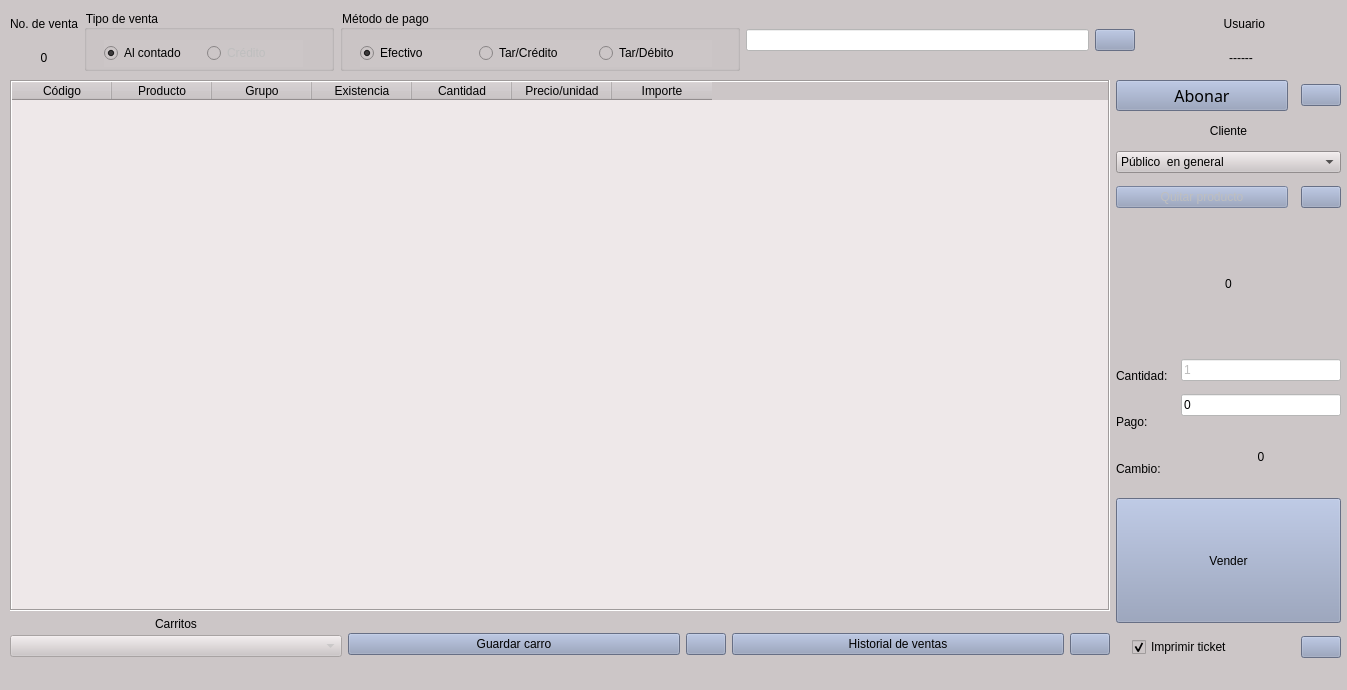
<?xml version="1.0" encoding="UTF-8"?>
<ui version="4.0">
 <class>MainWindow</class>
 <widget class="QMainWindow" name="MainWindow">
  <property name="geometry">
   <rect>
    <x>0</x>
    <y>0</y>
    <width>1347</width>
    <height>690</height>
   </rect>
  </property>
  <property name="windowTitle">
   <string>Ventas</string>
  </property>
  <property name="windowIcon">
   <iconset>
    <normaloff>icons/Foto de Jebus.jpg</normaloff>icons/Foto de Jebus.jpg</iconset>
  </property>
  <property name="styleSheet">
   <string notr="true">*{font: 75 12pt &quot;Arial Unicode MS&quot;}
QWidget{
	background-color:rgb(204, 198, 199)
}
QTableWidget{
	background-color: rgb(238, 232, 233)
}
QLineEdit{
	background-color: white
}
QPushButton{
	background-color:rgb(144, 156, 186)
}</string>
  </property>
  <widget class="QWidget" name="centralwidget">
   <widget class="QWidget" name="layoutWidget">
    <property name="geometry">
     <rect>
      <x>10</x>
      <y>10</y>
      <width>1331</width>
      <height>61</height>
     </rect>
    </property>
    <layout class="QHBoxLayout" name="horizontalLayout_8">
     <item>
      <layout class="QVBoxLayout" name="verticalLayout_3">
       <item>
        <widget class="QLabel" name="label_7">
         <property name="text">
          <string>No. de venta</string>
         </property>
        </widget>
       </item>
       <item>
        <widget class="QLabel" name="numeroventa">
         <property name="sizePolicy">
          <sizepolicy hsizetype="Minimum" vsizetype="Preferred">
           <horstretch>0</horstretch>
           <verstretch>0</verstretch>
          </sizepolicy>
         </property>
         <property name="text">
          <string>0</string>
         </property>
         <property name="alignment">
          <set>Qt::AlignCenter</set>
         </property>
        </widget>
       </item>
      </layout>
     </item>
     <item>
      <widget class="QGroupBox" name="tipoventa">
       <property name="minimumSize">
        <size>
         <width>250</width>
         <height>50</height>
        </size>
       </property>
       <property name="title">
        <string>Tipo de venta</string>
       </property>
       <widget class="QWidget" name="layoutWidget_2">
        <property name="geometry">
         <rect>
          <x>20</x>
          <y>30</y>
          <width>199</width>
          <height>27</height>
         </rect>
        </property>
        <layout class="QHBoxLayout" name="horizontalLayout_6">
         <item>
          <widget class="QRadioButton" name="radioventaabierta">
           <property name="text">
            <string>Al contado</string>
           </property>
           <property name="checked">
            <bool>true</bool>
           </property>
          </widget>
         </item>
         <item>
          <widget class="QRadioButton" name="radiocredito">
           <property name="enabled">
            <bool>false</bool>
           </property>
           <property name="text">
            <string>Crédito</string>
           </property>
          </widget>
         </item>
        </layout>
       </widget>
      </widget>
     </item>
     <item>
      <widget class="QGroupBox" name="metodopago">
       <property name="minimumSize">
        <size>
         <width>400</width>
         <height>50</height>
        </size>
       </property>
       <property name="title">
        <string>Método de pago</string>
       </property>
       <widget class="QWidget" name="layoutWidget_3">
        <property name="geometry">
         <rect>
          <x>20</x>
          <y>30</y>
          <width>352</width>
          <height>27</height>
         </rect>
        </property>
        <layout class="QHBoxLayout" name="horizontalLayout_7">
         <item>
          <widget class="QRadioButton" name="radioefectivo">
           <property name="text">
            <string>Efectivo</string>
           </property>
           <property name="icon">
            <iconset>
             <normaloff>icons/pay_bill_dollar_money_payment_icon_143261.png</normaloff>icons/pay_bill_dollar_money_payment_icon_143261.png</iconset>
           </property>
           <property name="checked">
            <bool>true</bool>
           </property>
          </widget>
         </item>
         <item>
          <widget class="QRadioButton" name="radiotarjetacredito">
           <property name="text">
            <string>Tar/Crédito</string>
           </property>
           <property name="icon">
            <iconset>
             <normaloff>icons/4288566bankingbillcardcreditexpenditurepaypayment-115790_115723.png</normaloff>icons/4288566bankingbillcardcreditexpenditurepaypayment-115790_115723.png</iconset>
           </property>
          </widget>
         </item>
         <item>
          <widget class="QRadioButton" name="radiotarjetadebito">
           <property name="text">
            <string>Tar/Débito</string>
           </property>
           <property name="icon">
            <iconset>
             <normaloff>icons/credit_card_hand_payment_pay_icon_143266.png</normaloff>icons/credit_card_hand_payment_pay_icon_143266.png</iconset>
           </property>
          </widget>
         </item>
        </layout>
       </widget>
      </widget>
     </item>
     <item>
      <layout class="QHBoxLayout" name="horizontalLayout_5">
       <property name="leftMargin">
        <number>0</number>
       </property>
       <item>
        <widget class="QLineEdit" name="busqueda">
         <property name="clearButtonEnabled">
          <bool>false</bool>
         </property>
        </widget>
       </item>
       <item>
        <widget class="QPushButton" name="botbusqueda">
         <property name="sizePolicy">
          <sizepolicy hsizetype="Maximum" vsizetype="Fixed">
           <horstretch>0</horstretch>
           <verstretch>0</verstretch>
          </sizepolicy>
         </property>
         <property name="text">
          <string/>
         </property>
         <property name="icon">
          <iconset>
           <normaloff>icons/searchmagnifierinterfacesymbol1_79893.png</normaloff>icons/searchmagnifierinterfacesymbol1_79893.png</iconset>
         </property>
        </widget>
       </item>
       <item>
        <layout class="QVBoxLayout" name="verticalLayout_4">
         <item>
          <widget class="QLabel" name="label_9">
           <property name="sizePolicy">
            <sizepolicy hsizetype="Minimum" vsizetype="Preferred">
             <horstretch>0</horstretch>
             <verstretch>0</verstretch>
            </sizepolicy>
           </property>
           <property name="text">
            <string>  Usuario</string>
           </property>
           <property name="alignment">
            <set>Qt::AlignCenter</set>
           </property>
          </widget>
         </item>
         <item>
          <widget class="QLabel" name="labelusuario">
           <property name="sizePolicy">
            <sizepolicy hsizetype="Minimum" vsizetype="Preferred">
             <horstretch>0</horstretch>
             <verstretch>0</verstretch>
            </sizepolicy>
           </property>
           <property name="minimumSize">
            <size>
             <width>200</width>
             <height>0</height>
            </size>
           </property>
           <property name="text">
            <string>------</string>
           </property>
           <property name="alignment">
            <set>Qt::AlignCenter</set>
           </property>
          </widget>
         </item>
        </layout>
       </item>
      </layout>
     </item>
    </layout>
   </widget>
   <widget class="QWidget" name="layoutWidget_4">
    <property name="geometry">
     <rect>
      <x>10</x>
      <y>80</y>
      <width>1331</width>
      <height>591</height>
     </rect>
    </property>
    <layout class="QHBoxLayout" name="horizontalLayout_4">
     <item>
      <layout class="QVBoxLayout" name="verticalLayout_5">
       <property name="sizeConstraint">
        <enum>QLayout::SetMinimumSize</enum>
       </property>
       <item>
        <widget class="QTableWidget" name="tableventas">
         <property name="enabled">
          <bool>true</bool>
         </property>
         <property name="minimumSize">
          <size>
           <width>1100</width>
           <height>0</height>
          </size>
         </property>
         <property name="statusTip">
          <string/>
         </property>
         <property name="frameShape">
          <enum>QFrame::Box</enum>
         </property>
         <property name="editTriggers">
          <set>QAbstractItemView::NoEditTriggers</set>
         </property>
         <property name="alternatingRowColors">
          <bool>true</bool>
         </property>
         <property name="showGrid">
          <bool>true</bool>
         </property>
         <property name="gridStyle">
          <enum>Qt::SolidLine</enum>
         </property>
         <property name="sortingEnabled">
          <bool>false</bool>
         </property>
         <property name="wordWrap">
          <bool>false</bool>
         </property>
         <attribute name="verticalHeaderVisible">
          <bool>false</bool>
         </attribute>
         <column>
          <property name="text">
           <string notr="true">Código</string>
          </property>
         </column>
         <column>
          <property name="text">
           <string notr="true">Producto</string>
          </property>
          <property name="font">
           <font>
            <weight>50</weight>
            <bold>false</bold>
           </font>
          </property>
         </column>
         <column>
          <property name="text">
           <string>Grupo</string>
          </property>
         </column>
         <column>
          <property name="text">
           <string>Existencia</string>
          </property>
         </column>
         <column>
          <property name="text">
           <string>Cantidad</string>
          </property>
         </column>
         <column>
          <property name="text">
           <string>Precio/unidad</string>
          </property>
         </column>
         <column>
          <property name="text">
           <string>Importe</string>
          </property>
         </column>
        </widget>
       </item>
       <item>
        <layout class="QHBoxLayout" name="horizontalLayout_10">
         <item>
          <layout class="QVBoxLayout" name="verticalLayout_2">
           <property name="spacing">
            <number>4</number>
           </property>
           <property name="topMargin">
            <number>0</number>
           </property>
           <property name="bottomMargin">
            <number>14</number>
           </property>
           <item>
            <widget class="QLabel" name="label_4">
             <property name="text">
              <string>Carritos</string>
             </property>
             <property name="alignment">
              <set>Qt::AlignCenter</set>
             </property>
            </widget>
           </item>
           <item>
            <widget class="QComboBox" name="carritos">
             <property name="enabled">
              <bool>false</bool>
             </property>
             <property name="minimumSize">
              <size>
               <width>250</width>
               <height>0</height>
              </size>
             </property>
             <property name="currentIndex">
              <number>-1</number>
             </property>
            </widget>
           </item>
          </layout>
         </item>
         <item>
          <widget class="QPushButton" name="botguardar">
           <property name="text">
            <string>Guardar carro</string>
           </property>
           <property name="icon">
            <iconset>
             <normaloff>icons/plus_circle_new_create_icon_145948.png</normaloff>icons/plus_circle_new_create_icon_145948.png</iconset>
           </property>
          </widget>
         </item>
         <item>
          <widget class="QPushButton" name="ayudaguardar">
           <property name="sizePolicy">
            <sizepolicy hsizetype="Maximum" vsizetype="Fixed">
             <horstretch>0</horstretch>
             <verstretch>0</verstretch>
            </sizepolicy>
           </property>
           <property name="text">
            <string/>
           </property>
           <property name="icon">
            <iconset>
             <normaloff>icons/help_question_1566.png</normaloff>icons/help_question_1566.png</iconset>
           </property>
          </widget>
         </item>
         <item>
          <widget class="QPushButton" name="bothistorial">
           <property name="text">
            <string>Historial de ventas</string>
           </property>
           <property name="icon">
            <iconset>
             <normaloff>icons/eye_visible_hide_hidden_show_icon_145988.png</normaloff>icons/eye_visible_hide_hidden_show_icon_145988.png</iconset>
           </property>
          </widget>
         </item>
         <item>
          <widget class="QPushButton" name="ayudahistorial">
           <property name="sizePolicy">
            <sizepolicy hsizetype="Maximum" vsizetype="Fixed">
             <horstretch>0</horstretch>
             <verstretch>0</verstretch>
            </sizepolicy>
           </property>
           <property name="text">
            <string/>
           </property>
           <property name="icon">
            <iconset>
             <normaloff>icons/help_question_1566.png</normaloff>icons/help_question_1566.png</iconset>
           </property>
          </widget>
         </item>
        </layout>
       </item>
      </layout>
     </item>
     <item>
      <layout class="QVBoxLayout" name="verticalLayout">
       <property name="spacing">
        <number>13</number>
       </property>
       <property name="sizeConstraint">
        <enum>QLayout::SetMaximumSize</enum>
       </property>
       <property name="leftMargin">
        <number>0</number>
       </property>
       <property name="bottomMargin">
        <number>13</number>
       </property>
       <item>
        <layout class="QHBoxLayout" name="horizontalLayout_9">
         <item>
          <widget class="QPushButton" name="botabonar">
           <property name="enabled">
            <bool>true</bool>
           </property>
           <property name="font">
            <font>
             <family>Arial Unicode MS</family>
             <pointsize>12</pointsize>
             <weight>9</weight>
             <italic>false</italic>
             <bold>false</bold>
            </font>
           </property>
           <property name="text">
            <string>Abonar</string>
           </property>
           <property name="icon">
            <iconset>
             <normaloff>icons/coins-money-stack_icon-icons.com_56193.png</normaloff>icons/coins-money-stack_icon-icons.com_56193.png</iconset>
           </property>
          </widget>
         </item>
         <item>
          <widget class="QPushButton" name="ayudaabonar">
           <property name="sizePolicy">
            <sizepolicy hsizetype="Maximum" vsizetype="Fixed">
             <horstretch>0</horstretch>
             <verstretch>0</verstretch>
            </sizepolicy>
           </property>
           <property name="text">
            <string/>
           </property>
           <property name="icon">
            <iconset>
             <normaloff>icons/help_question_1566.png</normaloff>icons/help_question_1566.png</iconset>
           </property>
          </widget>
         </item>
        </layout>
       </item>
       <item>
        <widget class="QLabel" name="label_11">
         <property name="sizePolicy">
          <sizepolicy hsizetype="Preferred" vsizetype="Maximum">
           <horstretch>0</horstretch>
           <verstretch>0</verstretch>
          </sizepolicy>
         </property>
         <property name="text">
          <string>Cliente</string>
         </property>
         <property name="alignment">
          <set>Qt::AlignCenter</set>
         </property>
        </widget>
       </item>
       <item>
        <widget class="QComboBox" name="cliente">
         <item>
          <property name="text">
           <string>Público  en general</string>
          </property>
         </item>
        </widget>
       </item>
       <item>
        <layout class="QHBoxLayout" name="horizontalLayout_3">
         <item>
          <widget class="QPushButton" name="botquitar">
           <property name="enabled">
            <bool>false</bool>
           </property>
           <property name="text">
            <string>Quitar producto</string>
           </property>
           <property name="icon">
            <iconset>
             <normaloff>icons/trash_remove_icon_145922.png</normaloff>icons/trash_remove_icon_145922.png</iconset>
           </property>
          </widget>
         </item>
         <item>
          <widget class="QPushButton" name="ayudaquitar">
           <property name="sizePolicy">
            <sizepolicy hsizetype="Maximum" vsizetype="Fixed">
             <horstretch>0</horstretch>
             <verstretch>0</verstretch>
            </sizepolicy>
           </property>
           <property name="text">
            <string/>
           </property>
           <property name="icon">
            <iconset>
             <normaloff>icons/help_question_1566.png</normaloff>icons/help_question_1566.png</iconset>
           </property>
          </widget>
         </item>
        </layout>
       </item>
       <item>
        <layout class="QHBoxLayout" name="horizontalLayout">
         <item>
          <widget class="QLabel" name="total">
           <property name="sizePolicy">
            <sizepolicy hsizetype="Minimum" vsizetype="Preferred">
             <horstretch>0</horstretch>
             <verstretch>0</verstretch>
            </sizepolicy>
           </property>
           <property name="styleSheet">
            <string notr="true">font: 75 24pt &quot;Arial Unicode MS&quot;;
</string>
           </property>
           <property name="text">
            <string>0</string>
           </property>
           <property name="alignment">
            <set>Qt::AlignCenter</set>
           </property>
          </widget>
         </item>
        </layout>
       </item>
       <item>
        <layout class="QHBoxLayout" name="horizontalLayout_13">
         <item>
          <layout class="QVBoxLayout" name="verticalLayout_6">
           <item>
            <widget class="QLabel" name="label">
             <property name="text">
              <string>Cantidad:</string>
             </property>
             <property name="alignment">
              <set>Qt::AlignLeading|Qt::AlignLeft|Qt::AlignVCenter</set>
             </property>
            </widget>
           </item>
           <item>
            <widget class="QLabel" name="label_3">
             <property name="text">
              <string>Pago:</string>
             </property>
            </widget>
           </item>
           <item>
            <widget class="QLabel" name="label_2">
             <property name="styleSheet">
              <string notr="true">font: 18pt &quot;Arial Unicode MS&quot;;</string>
             </property>
             <property name="text">
              <string>Cambio:</string>
             </property>
            </widget>
           </item>
          </layout>
         </item>
         <item>
          <layout class="QVBoxLayout" name="verticalLayout_7">
           <item>
            <widget class="QLineEdit" name="cantidad">
             <property name="enabled">
              <bool>false</bool>
             </property>
             <property name="text">
              <string>1</string>
             </property>
             <property name="placeholderText">
              <string>0</string>
             </property>
            </widget>
           </item>
           <item>
            <widget class="QLineEdit" name="pago">
             <property name="text">
              <string>0</string>
             </property>
             <property name="clearButtonEnabled">
              <bool>false</bool>
             </property>
            </widget>
           </item>
           <item>
            <widget class="QLabel" name="labelcambio">
             <property name="styleSheet">
              <string notr="true">font: 75 18pt &quot;Arial Unicode MS&quot;;</string>
             </property>
             <property name="text">
              <string>0</string>
             </property>
             <property name="alignment">
              <set>Qt::AlignCenter</set>
             </property>
            </widget>
           </item>
          </layout>
         </item>
        </layout>
       </item>
       <item>
        <widget class="QPushButton" name="botvender">
         <property name="sizePolicy">
          <sizepolicy hsizetype="Minimum" vsizetype="Minimum">
           <horstretch>0</horstretch>
           <verstretch>0</verstretch>
          </sizepolicy>
         </property>
         <property name="styleSheet">
          <string notr="true">font: 75 22pt &quot;Arial Unicode MS&quot;;</string>
         </property>
         <property name="text">
          <string>Vender</string>
         </property>
         <property name="icon">
          <iconset>
           <normaloff>icons/coins-money-stack_icon-icons.com_56193.png</normaloff>icons/coins-money-stack_icon-icons.com_56193.png</iconset>
         </property>
         <property name="iconSize">
          <size>
           <width>36</width>
           <height>32</height>
          </size>
         </property>
        </widget>
       </item>
       <item>
        <layout class="QHBoxLayout" name="horizontalLayout_11">
         <property name="sizeConstraint">
          <enum>QLayout::SetMaximumSize</enum>
         </property>
         <property name="leftMargin">
          <number>16</number>
         </property>
         <property name="topMargin">
          <number>0</number>
         </property>
         <item>
          <widget class="QCheckBox" name="ticket">
           <property name="sizePolicy">
            <sizepolicy hsizetype="Minimum" vsizetype="Maximum">
             <horstretch>0</horstretch>
             <verstretch>0</verstretch>
            </sizepolicy>
           </property>
           <property name="text">
            <string>Imprimir ticket</string>
           </property>
           <property name="icon">
            <iconset>
             <normaloff>icons/ecommerce-receipt_97753.png</normaloff>icons/ecommerce-receipt_97753.png</iconset>
           </property>
           <property name="checked">
            <bool>true</bool>
           </property>
          </widget>
         </item>
         <item>
          <widget class="QPushButton" name="botimprimir">
           <property name="sizePolicy">
            <sizepolicy hsizetype="Maximum" vsizetype="Maximum">
             <horstretch>0</horstretch>
             <verstretch>0</verstretch>
            </sizepolicy>
           </property>
           <property name="text">
            <string/>
           </property>
           <property name="icon">
            <iconset>
             <normaloff>icons/print-printer-tool-with-printed-paper-outlined-symbol_icon-icons.com_57772.png</normaloff>icons/print-printer-tool-with-printed-paper-outlined-symbol_icon-icons.com_57772.png</iconset>
           </property>
          </widget>
         </item>
        </layout>
       </item>
      </layout>
     </item>
    </layout>
   </widget>
  </widget>
  <widget class="QMenuBar" name="menubar">
   <property name="geometry">
    <rect>
     <x>0</x>
     <y>0</y>
     <width>1347</width>
     <height>27</height>
    </rect>
   </property>
  </widget>
  <widget class="QStatusBar" name="statusbar"/>
 </widget>
 <resources/>
 <connections/>
</ui>
